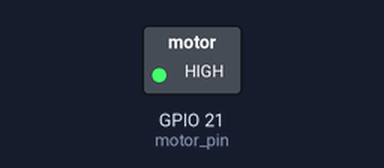
The program below on a simulated Raspberry Pi (BCM pin numbers). On the bench: switched loads named in the program (green lamp = pin HIGH). Dashed ring = blinking.

Above: at 0.5 s.
Timing chart, 0 to 4.6 s (numbered marks = the images above):
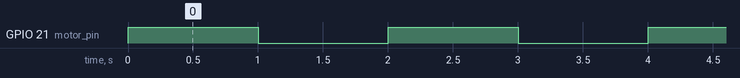

Measured:
- by itself, GPIO 21 (motor_pin): alternates HIGH for 1.0 s and LOW for 1.0 s

The program:

vibrator.py
```python
import RPi.GPIO as GPIO
import time

# 定义震动马达模块连接的引脚
motor_pin = 21  # 假设震动马达模块连接到GPIO引脚21上

def setup():
    GPIO.setmode(GPIO.BCM)  # 设置GPIO模式为BCM
    GPIO.setup(motor_pin, GPIO.OUT)  # 将震动马达引脚设置为输出模式

def vibrate(duration):
    # 控制震动马达模块震动一段时间
    GPIO.output(motor_pin, GPIO.HIGH)  # 开启震动
    time.sleep(duration)  # 持续震动指定的时间
    GPIO.output(motor_pin, GPIO.LOW)  # 关闭震动

def loop():
    while True:
        # 持续震动1秒钟
        vibrate(1)
        time.sleep(1)  # 停止震动1秒钟，然后再次震动

def destroy():
    GPIO.cleanup()  # 清理GPIO设置

if __name__ == '__main__':
    setup()
    try:
        loop()
    except KeyboardInterrupt:
        destroy()
```
